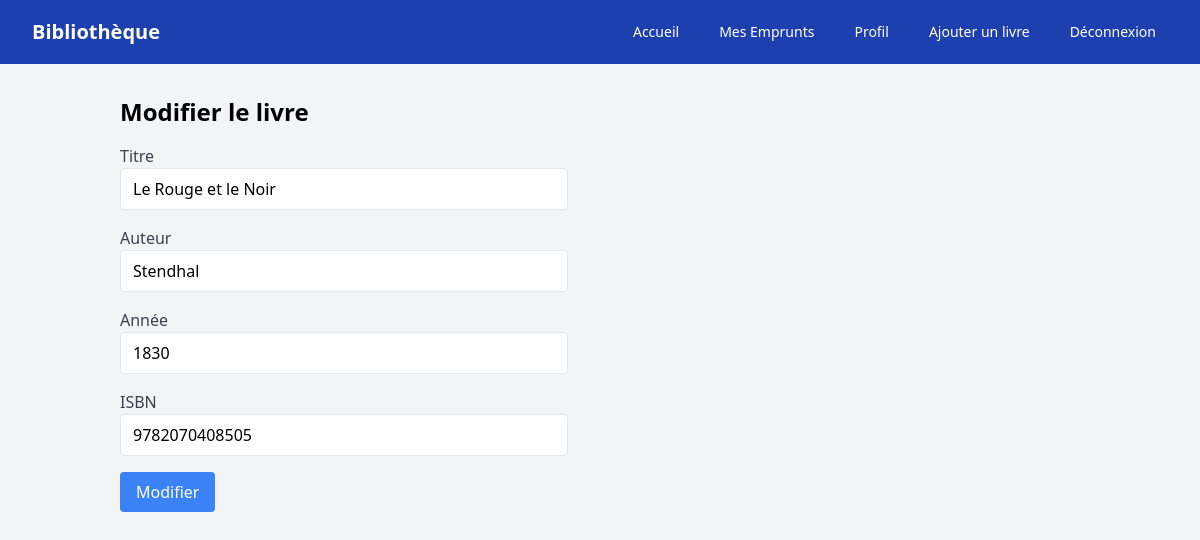
The page /?route=edit&id=4 (signed in) on the database its author committed.
### tables this page shows
CREATE TABLE livres (
  id INT AUTO_INCREMENT PRIMARY KEY,
  titre VARCHAR(255) NOT NULL,
  auteur VARCHAR(255) NOT NULL,
  annee INT NOT NULL,
  isbn VARCHAR(20) NOT NULL
);

### app/Controllers/LivreController.php (called while the page is built, shortened)
<?php
class LivreController
{
  private $livreModel;
  public function __construct($livreModel)
  {
    $this->livreModel = $livreModel;
  }
  public function edit($id)
  {
    $livre = $this->livreModel->getLivreById($id);
    require 'views/livres/edit.php';
  }
}

### app/Models/Livre.php (called while the page is built, shortened)
<?php
class Livre
{
  private $pdo;
  public function __construct($pdo)
  {
    $this->pdo = $pdo;
  }
  public function getLivreById($id)
  {
    $stmt = $this->pdo->prepare("
          SELECT * FROM livres WHERE id = :id
        ");
    $stmt->execute(['id' => $id]);
    return $stmt->fetch(PDO::FETCH_ASSOC);
  }
}

### views/livres/edit.php (the view, shortened to what this page needs)
<?php
require 'templates/header.php';
?>
<div class="container mx-auto p-4">
  <h1 class="text-2xl font-bold mb-4">Modifier le livre</h1>
  <form method="POST" class="max-w-md">
    <div class="mb-4">
      <label class="block text-gray-700">Titre</label>
      <input type="text" name="titre" value="<?= htmlspecialchars($livre['titre']) ?>" required class="w-full px-3 py-2 border rounded">
    </div>
    <div class="mb-4">
      <label class="block text-gray-700">Auteur</label>
      <input type="text" name="auteur" value="<?= htmlspecialchars($livre['auteur']) ?>" required class="w-full px-3 py-2 border rounded">
    </div>
    <div class="mb-4">
      <label class="block text-gray-700">Année</label>
      <input type="number" name="annee" value="<?= htmlspecialchars($livre['annee']) ?>" required class="w-full px-3 py-2 border rounded">
    </div>
    <div class="mb-4">
      <label class="block text-gray-700">ISBN</label>
      <input type="text" name="isbn" value="<?= htmlspecialchars($livre['isbn']) ?>" required class="w-full px-3 py-2 border rounded">
    </div>
    <button type="submit" class="bg-blue-500 text-white px-4 py-2 rounded hover:bg-blue-600">
      Modifier
    </button>
  </form>
</div>
<?php require 'templates/footer.php'; ?>

### rows shown on the page
livres: titre "Le Rouge et le Noir", auteur "Stendhal", annee "1830", isbn "9782070408505"
